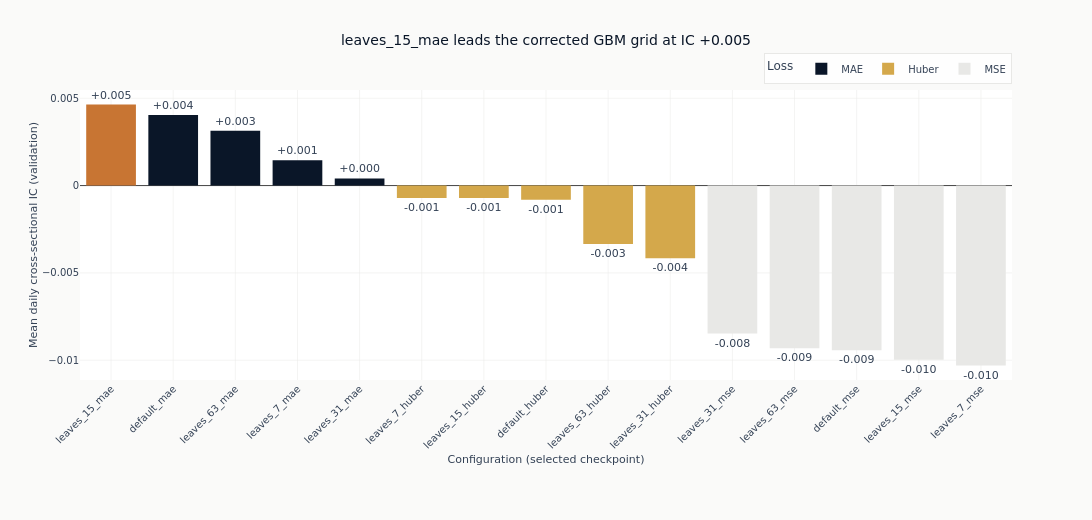

Notebook cell for this chart:
### Code cell
_names = [result["config"]["config_name"] for result in results]
_ics = [result["ic_mean"] for result in results]
_colors = [
    COLORS["copper"] if result is best else _LOSS_COLOR[_loss_of(result)] for result in results
]
fig_grid = go.Figure(
    go.Bar(
        x=_names,
        y=_ics,
        marker_color=_colors,
        text=[f"{value:+.3f}" for value in _ics],
        textposition="outside",
        cliponaxis=False,
        showlegend=False,
    )
)
for loss, color in _LOSS_COLOR.items():
    fig_grid.add_trace(go.Bar(x=[None], y=[None], marker_color=color, name=loss))
fig_grid.update_layout(
    title=(
        f"{best['config']['config_name']} leads the corrected GBM grid at IC {best['ic_mean']:+.3f}"
    ),
    template="ml4t",
    height=520,
    width=1100,
    margin=dict(t=90, b=140),
    legend=dict(title="Loss", orientation="h", y=1.02, x=1, xanchor="right", yanchor="bottom"),
    barmode="overlay",
)
fig_grid.update_xaxes(title_text="Configuration (selected checkpoint)", tickangle=-45)
fig_grid.update_yaxes(title_text="Mean daily cross-sectional IC (validation)", zeroline=True)
fig_grid.show()

### Figure 1 — Plotly figure (JSON) as saved in the notebook; plotly's stock layout.template omitted (floating-point values rounded to 4 significant figures)
{"data": [{"cliponaxis": false, "marker": {"color": ["#C87533", "#0a1628", "#0a1628", "#0a1628", "#0a1628", "#D4A84B", "#D4A84B", "#D4A84B", "#D4A84B", "#D4A84B", "#e8e8e6", "#e8e8e6", "#e8e8e6", "#e8e8e6", "#e8e8e6"]}, "showlegend": false, "text": ["+0.005", "+0.004", "+0.003", "+0.001", "+0.000", "-0.001", "-0.001", "-0.001", "-0.003", "-0.004", "-0.008", "-0.009", "-0.009", "-0.010", "-0.010"], "textposition": "outside", "type": "bar", "x": ["leaves_15_mae", "default_mae", "leaves_63_mae", "leaves_7_mae", "leaves_31_mae", "leaves_7_huber", "leaves_15_huber", "default_huber", "leaves_63_huber", "leaves_31_huber", "leaves_31_mse", "leaves_63_mse", "default_mse", "leaves_15_mse", "leaves_7_mse"], "y": [0.004642, 0.004044, 0.003132, 0.001444, 0.0004105, -0.0007156, -0.0007174, -0.0008074, -0.003349, -0.004155, -0.008472, -0.009319, -0.009432, -0.009974, -0.0103]}, {"marker": {"color": "#0a1628"}, "name": "MAE", "type": "bar", "x": [null], "y": [null]}, {"marker": {"color": "#D4A84B"}, "name": "Huber", "type": "bar", "x": [null], "y": [null]}, {"marker": {"color": "#e8e8e6"}, "name": "MSE", "type": "bar", "x": [null], "y": [null]}], "layout": {"barmode": "overlay", "height": 520, "legend": {"orientation": "h", "title": {"text": "Loss"}, "x": 1, "xanchor": "right", "y": 1.02, "yanchor": "bottom"}, "margin": {"b": 140, "t": 90}, "title": {"text": "leaves_15_mae leads the corrected GBM grid at IC +0.005"}, "width": 1100, "xaxis": {"tickangle": -45, "title": {"text": "Configuration (selected checkpoint)"}}, "yaxis": {"title": {"text": "Mean daily cross-sectional IC (validation)"}, "zeroline": true}}}
